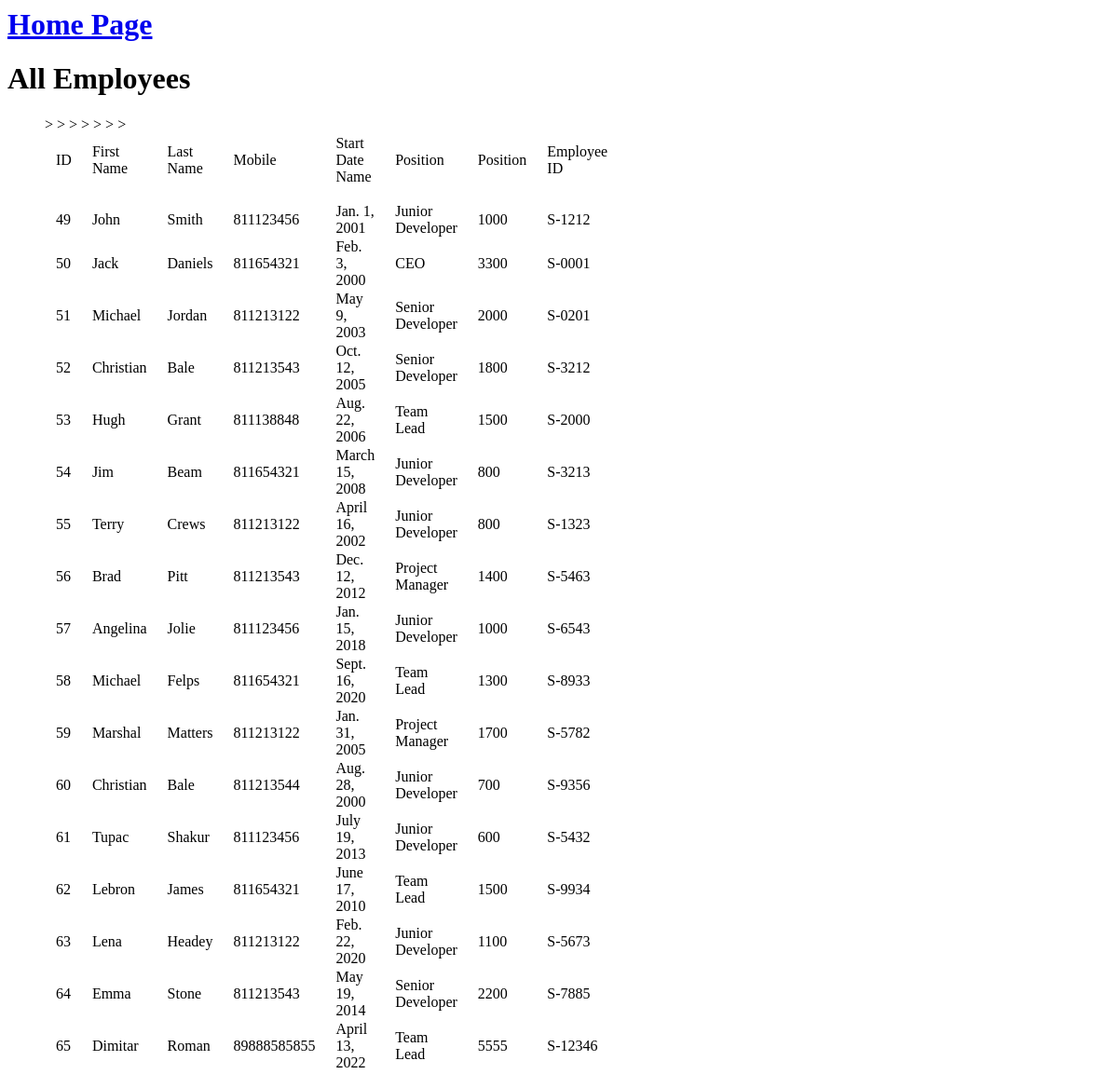
/employee/get-all-employees/, run on an earlier commit of the app's database.
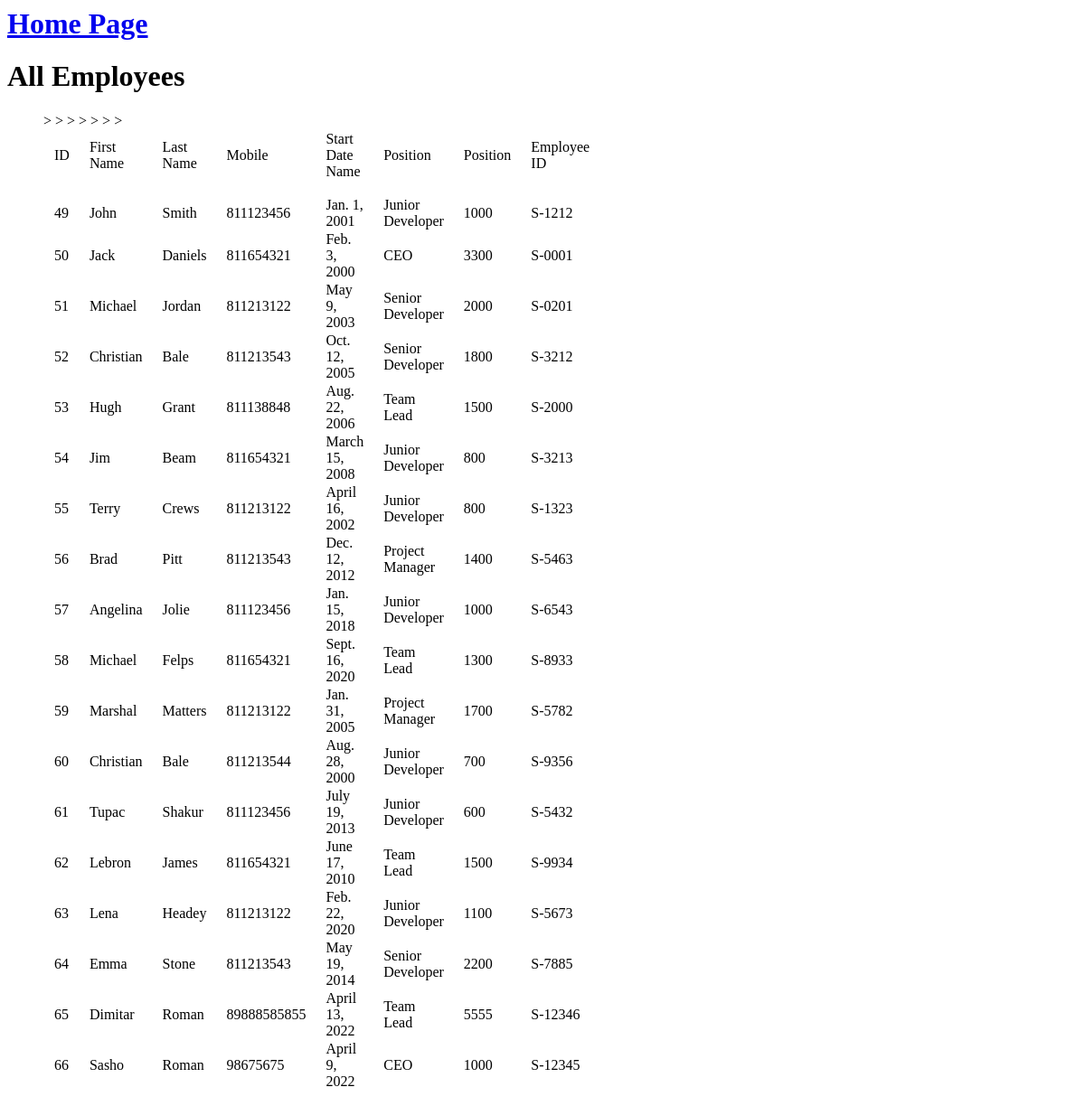
And on a later commit of the database.
### employee/models.py (models this page shows, shortened)
class Employee(models.Model):
    TYPE_CEO = 'CEO'
    TYPE_JUNIOR = 'junior_dev'
    TYPE_SENIOR = 'senior_dev'
    TYPE_LEAD = 'team_lead'
    TYPE_MANAGER = 'project_manager'
    TYPE_EMPLOYEE = 'employee'
    POSITION_TYPES = (
        (TYPE_CEO, 'CEO'),
        (TYPE_JUNIOR, 'Junior Developer'),
        (TYPE_SENIOR, 'Senior Developer'),
        (TYPE_MANAGER, 'Project Manager'),
        (TYPE_LEAD, 'Team Lead'),
        (TYPE_EMPLOYEE, 'Employee'),    # Default position, could be left empty in the DB
    )
    first_name = models.CharField(max_length=256)
    last_name = models.CharField(max_length=256)
    mobile_num = models.PositiveIntegerField()
    start_date = models.DateField()
    position = models.CharField(
        max_length=100,
        choices=POSITION_TYPES,
        default=TYPE_EMPLOYEE,
        help_text="Job position taken",
    )
    salary = models.PositiveIntegerField(default=0)
    employee_id = models.CharField(max_length=10, unique=True)

### employee/views.py (the view)
class EmployeesApi(APIView):
    renderer_classes = [TemplateHTMLRenderer]
    template_name = 'all_employees.html'
    def get(self, request):
        queryset = Employee.objects.all()
        if queryset:
            for employee in queryset:
                employee.position = POSITION_FIELD_REPRESENTATION_TABLE.get(employee.position.lower())
        return Response({'profiles': queryset})

### templates/all_employees.html (shortened to what this page needs)
{% extends 'base_t.html' %}
{% block content %}
<h1>All Employees</h1>
<ul>
    <table style="width:40%">
        <tr>
            <td> ID</td>>
            <td> First Name</td>>
            <td> Last Name</td>
            <td> Mobile</td>>
            <td> Start Date Name</td>>
            <td> Position</td>>
            <td> Position</td>>
            <td> Employee ID</td>>
        </tr>
        <tr class="blank_row"> <td></td> </tr>
        {% for profile in profiles %}
        <tr>
            <td>{{ profile.id}}</td>
            <td>{{ profile.first_name }}</td>
            <td>{{ profile.last_name }}</td>
            <td>{{ profile.mobile_num }}</td>
            <td>{{ profile.start_date }}</td>
            <td>{{ profile.position }}</td>
            <td>{{ profile.salary }}</td>
            <td>{{ profile.employee_id }}</td>
        </tr>
        {% endfor %}
    </table>
</ul>
{% endblock content %}

What changed in the data, as far as the page shows it:
added Employee: id "66", first_name "Sasho", last_name "Roman", mobile_num "98675675", start_date "April 9, 2022", position "CEO", salary "1000", employee_id "S-12345"
